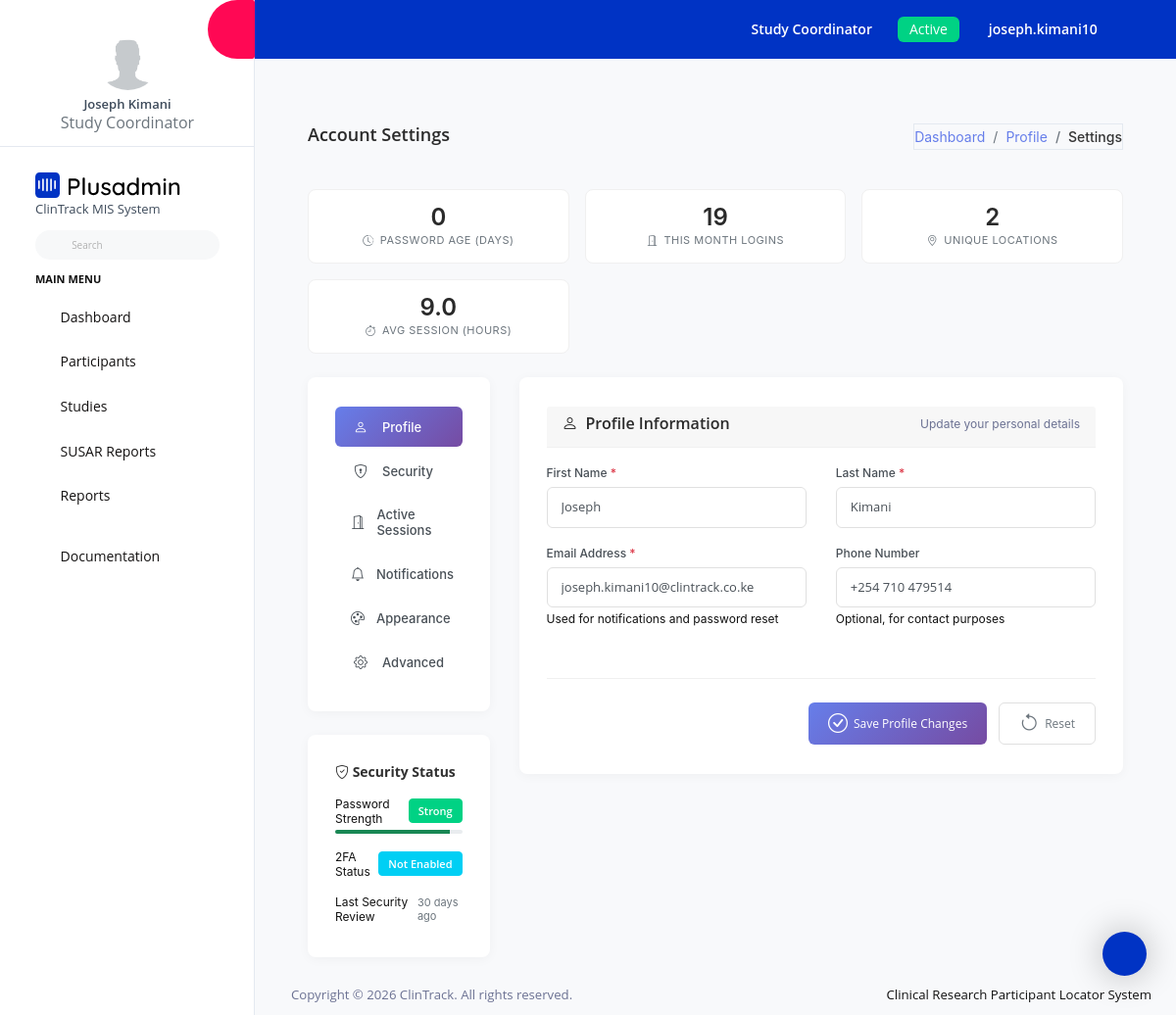
/settings/ (signed in), run on the app's committed database.
### clintrack/models.py (models this page shows, shortened)
class User(AbstractUser):
    ROLE_CHOICES = [
        ('admin', 'Administrator'),
        ('coordinator', 'Study Coordinator'),
        ('staff', 'Research Staff'),
        ('viewer', 'Viewer Only'),
    ]
    role = models.CharField(max_length=20, choices=ROLE_CHOICES, default='staff')
    phone_number = PhoneNumberField(blank=True, null=True)
    created_at = models.DateTimeField(auto_now_add=True)
    updated_at = models.DateTimeField(auto_now=True)
    class Meta:
        db_table = 'users'

### clintrack/views.py (the view)
# urls.py: path('settings/', views.users_settings, name='users_settings'),
@login_required
def users_settings(request):
    thirty_days_ago = timezone.now() - timedelta(days=30)
    password_age = (timezone.now() - request.user.date_joined).days
    login_count = StaffAttendance.objects.filter(
        staff=request.user,
        login_time__gte=thirty_days_ago
    ).count()
    unique_locations = StaffAttendance.objects.filter(
        staff=request.user
    ).values('location').distinct().count()
    from django.db.models import Avg, F, ExpressionWrapper, DurationField
    avg_session = StaffAttendance.objects.filter(
        staff=request.user,
        logout_time__isnull=False
    ).aggregate(
        avg_duration=Avg(
            ExpressionWrapper(
                F('logout_time') - F('login_time'),
                output_field=DurationField()
            )
        )
    )
    avg_session_hours = round((avg_session['avg_duration'].total_seconds() / 3600) if avg_session['avg_duration'] else 0, 1)
    active_sessions = StaffAttendance.objects.filter(
        staff=request.user,
        logout_time__isnull=True
    ).order_by('-login_time')
    current_ip = request.META.get('REMOTE_ADDR', 'Unknown')
    context = {
        'security_metrics': {
            'password_age': password_age,
            'login_count': login_count,
            'unique_locations': unique_locations,
            'avg_session': avg_session_hours,
        },
        'active_sessions': active_sessions[:5],
        'current_ip': current_ip,
        'current_session_start': active_sessions.first().login_time if active_sessions.exists() else timezone.now(),
    }
    return render(request, 'users/users_settings.html', context)

### templates/users/users_settings.html (shortened to what this page needs)
{% extends 'base.html' %}
{% load static %}
{% block content %}
<div class="content-wrapper">
  <div class="page-header">
    <h3 class="page-title">Account Settings</h3>
    <nav aria-label="breadcrumb">
      <ol class="breadcrumb">
        <li class="breadcrumb-item"><a href="{% url 'dashboard' %}">Dashboard</a></li>
        <li class="breadcrumb-item"><a href="{% url 'users_profile' %}">Profile</a></li>
        <li class="breadcrumb-item active">Settings</li>
      </ol>
    </nav>
  </div>
  <div class="security-metrics">
    <div class="metric-card">
      <div class="metric-value">{{ security_metrics.password_age|default:"0" }}</div>
      <div class="metric-label">
        <i class="bi bi-clock-history"></i>
        Password Age (days)
      </div>
    </div>
    <div class="metric-card">
      <div class="metric-value">{{ security_metrics.login_count|default:"0" }}</div>
      <div class="metric-label">
        <i class="bi bi-door-open"></i>
        This Month Logins
      </div>
    </div>
    <div class="metric-card">
      <div class="metric-value">{{ security_metrics.unique_locations|default:"0" }}</div>
      <div class="metric-label">
        <i class="bi bi-geo-alt"></i>
        Unique Locations
      </div>
    </div>
    <div class="metric-card">
      <div class="metric-value">{{ security_metrics.avg_session|default:"0" }}</div>
      <div class="metric-label">
        <i class="bi bi-stopwatch"></i>
        Avg Session (hours)
      </div>
    </div>
  </div>
  <div class="row">
    <div class="col-md-3">
      <div class="card">
        <div class="card-body">
          <div class="settings-nav">
            <a href="#profile" class="settings-nav-item active" onclick="showSection('profile', this)">
              <i class="bi bi-person"></i>
              Profile
            </a>
            <a href="#security" class="settings-nav-item" onclick="showSection('security', this)">
              <i class="bi bi-shield-lock"></i>
              Security
            </a>
            <a href="#sessions" class="settings-nav-item" onclick="showSection('sessions', this)">
              <i class="bi bi-door-open"></i>
              Active Sessions
            </a>
            <a href="#notifications" class="settings-nav-item" onclick="showSection('notifications', this)">
              <i class="bi bi-bell"></i>
              Notifications
            </a>
            <a href="#appearance" class="settings-nav-item" onclick="showSection('appearance', this)">
              <i class="bi bi-palette"></i>
              Appearance
            </a>
            <a href="#advanced" class="settings-nav-item" onclick="showSection('advanced', this)">
              <i class="bi bi-gear"></i>
              Advanced
            </a>
          </div>
        </div>
      </div>
      <div class="card">
        <div class="card-body">
          <h5 class="card-title mb-3" style="font-size: 0.875rem;">
            <i class="bi bi-shield-check"></i>
            Security Status
          </h5>
          <div class="mb-3">
            <div class="d-flex justify-content-between align-items-center mb-1">
              <span style="font-size: 0.75rem;">Password Strength</span>
              <span class="badge badge-success" style="font-size: 0.6875rem;">Strong</span>
            </div>
            <div class="progress" style="height: 4px;">
              <div class="progress-bar bg-success" style="width: 90%"></div>
            </div>
          </div>
          <div class="mb-3">
            <div class="d-flex justify-content-between align-items-center mb-1">
              <span style="font-size: 0.75rem;">2FA Status</span>
              <span class="badge badge-info" style="font-size: 0.6875rem;">Not Enabled</span>
            </div>
          </div>
          <div>
            <div class="d-flex justify-content-between align-items-center mb-1">
              <span style="font-size: 0.75rem;">Last Security Review</span>
              <span style="font-size: 0.6875rem; color: #6c757d;">30 days ago</span>
            </div>
          </div>
        </div>
      </div>
    </div>
    <div class="col-md-9">
      <div class="card section-content" id="profile-section">
        <div class="card-body">
          <div class="card-header">
            <h4>
              <i class="bi bi-person"></i>
              Profile Information
            </h4>
            <small class="text-muted" style="font-size: 0.75rem;">
              Update your personal details
            </small>
          </div>
          <form method="post" action="{% url 'update_profile' %}">
            <div class="row">
              <div class="col-md-6">
                <div class="form-group">
                  <label for="first_name" class="required">First Name</label>
                  <input type="text" class="form-control" id="first_name" name="first_name"
                         value="{{ user.first_name }}" required>
                </div>
              </div>
              <div class="col-md-6">
                <div class="form-group">
                  <label for="last_name" class="required">Last Name</label>
                  <input type="text" class="form-control" id="last_name" name="last_name"
                         value="{{ user.last_name }}" required>
                </div>
              </div>
            </div>
            <div class="row">
              <div class="col-md-6">
                <div class="form-group">
                  <label for="email" class="required">Email Address</label>
                  <input type="email" class="form-control" id="email" name="email"
                         value="{{ user.email }}" required>
                  <small class="helper-text">Used for notifications and password reset</small>
                </div>
              </div>
              <div class="col-md-6">
                <div class="form-group">
                  <label for="phone_number">Phone Number</label>
                  <input type="tel" class="form-control" id="phone_number" name="phone_number"
                         value="{{ user.phone_number }}">
                  <small class="helper-text">Optional, for contact purposes</small>
                </div>
              </div>
            </div>
            <div class="form-actions">
              <button type="submit" class="btn btn-primary">
                <i class="bi bi-check-circle"></i>
                Save Profile Changes
              </button>
              <button type="button" class="btn btn-outline-secondary" onclick="resetProfileForm()">
                <i class="bi bi-arrow-counterclockwise"></i>
                Reset
              </button>
            </div>
          </form>
        </div>
      </div>
    </div>
  </div>
</div>
{% endblock %}
{% block extra_js %}
<link rel="stylesheet" href="https://cdn.jsdelivr.net/npm/bootstrap-icons@1.10.0/font/bootstrap-icons.css">
{% endblock %}

### templates/includes/sidebar.html (shortened to what this page needs)
{% load static %}
<nav class="sidebar sidebar-offcanvas" id="sidebar">
  <ul class="nav">
    <li class="nav-item nav-profile border-bottom">
      <a href="#" class="nav-link flex-column">
        <div class="nav-profile-image">
          <img src="{% static 'assets/images/profile.png' %}" alt="profile" />
        </div>
        <div class="nav-profile-text d-flex ms-0 mb-3 flex-column">
          <span class="font-weight-semibold mb-1 mt-2 text-center">{{ user.get_full_name|default:user.username }}</span>
          <span class="text-secondary icon-sm text-center">{{ user.get_role_display }}</span>
        </div>
      </a>
    </li>
    <li class="nav-item pt-3">
      <a class="nav-link d-block" href="{% url 'dashboard' %}">
        <img class="sidebar-brand-logo" src="{% static 'assets/images/logo.svg' %}" alt="" />
        <div class="sidebar-brand-logo">ClinTrack MIS System</div>
      </a>
      <form class="d-flex align-items-center" action="#">
        <div class="input-group">
          <div class="input-group-prepend">
            <i class="input-group-text border-0 mdi mdi-magnify"></i>
          </div>
          <input type="text" class="form-control border-0" placeholder="Search" />
        </div>
      </form>
    </li>
    <li class="pt-2 pb-1">
      <span class="nav-item-head">Main Menu</span>
    </li>
    <li class="nav-item">
      <a class="nav-link" href="{% url 'dashboard' %}">
        <i class="mdi mdi-compass-outline menu-icon"></i>
        <span class="menu-title">Dashboard</span>
      </a>
    </li>
    {% if user.role == 'admin' or user.role == 'coordinator' %}
    <li class="nav-item">
      <a class="nav-link" data-bs-toggle="collapse" href="#participants-menu" aria-expanded="false" aria-controls="participants-menu">
        <i class="mdi mdi-account-multiple menu-icon"></i>
        <span class="menu-title">Participants</span>
        <i class="menu-arrow"></i>
      </a>
    </li>
    {% endif %}
    {% if user.role == 'admin' or user.role == 'coordinator' %}
    <li class="nav-item">
      <a class="nav-link" data-bs-toggle="collapse" href="#studies-menu" aria-expanded="false" aria-controls="studies-menu">
        <i class="mdi mdi-flask menu-icon"></i>
        <span class="menu-title">Studies</span>
        <i class="menu-arrow"></i>
      </a>
    </li>
    {% endif %}
    <li class="nav-item">
      <a class="nav-link" data-bs-toggle="collapse" href="#susar-menu" aria-expanded="false" aria-controls="susar-menu">
        <i class="mdi mdi-alert-circle-outline menu-icon"></i>
        <span class="menu-title">SUSAR Reports</span>
        <i class="menu-arrow"></i>
      </a>
    </li>
    {% if user.role == 'admin' or user.role == 'coordinator' %}
    <li class="nav-item">
      <a class="nav-link" href="{% url 'reports_index' %}">
        <i class="mdi mdi-chart-bar menu-icon"></i>
        <span class="menu-title">Reports</span>
      </a>
    </li>
    {% endif %}
    <li class="nav-item pt-3">
      <a class="nav-link" href="#">
        <i class="mdi mdi-file-document-box menu-icon"></i>
        <span class="menu-title">Documentation</span>
      </a>
    </li>
  </ul>
</nav>

### templates/includes/navbar.html (shortened to what this page needs)
{% load static %}
<nav class="navbar default-layout-navbar col-lg-12 col-12 p-0 fixed-top d-flex flex-row">
  <div class="navbar-menu-wrapper d-flex align-items-stretch">
    <button class="navbar-toggler navbar-toggler align-self-center" type="button" data-toggle="minimize">
      <span class="mdi mdi-chevron-double-left"></span>
    </button>
    <ul class="navbar-nav">
      <li class="nav-item dropdown">
        <a class="nav-link" id="messageDropdown" href="#" data-bs-toggle="dropdown" aria-expanded="false">
          <i class="mdi mdi-email-outline"></i>
        </a>
      </li>
      <li class="nav-item dropdown ms-3">
        <a class="nav-link" id="notificationDropdown" href="#" data-bs-toggle="dropdown">
          <i class="mdi mdi-bell-outline"></i>
        </a>
      </li>
    </ul>
    <ul class="navbar-nav navbar-nav-right">
      <li class="nav-item nav-logout d-none d-md-block me-3">
        <a class="nav-link" href="#">{{ user.get_role_display }}</a>
      </li>
      <li class="nav-item nav-logout d-none d-md-block">
        <span class="btn btn-sm btn-success">Active</span>
      </li>
      <li class="nav-item nav-profile dropdown d-none d-md-block">
        <a class="nav-link dropdown-toggle" id="profileDropdown" href="#" data-bs-toggle="dropdown" aria-expanded="false">
          <div class="nav-profile-text">{{ user.username }}</div>
        </a>
      </li>
      <li class="nav-item nav-logout d-none d-lg-block">
        <a class="nav-link" href="{% url 'dashboard' %}">
          <i class="mdi mdi-home-circle"></i>
        </a>
      </li>
    </ul>
  </div>
</nav>

### data on the page
User: get_full_name "Joseph Kimani", role "Study Coordinator", username "joseph.kimani10", first_name "Joseph", last_name "Kimani", email "joseph.kimani10@clintrack.co.ke", phone_number "+254 710 479514"

### other printed values
{{ security_metrics.password_age|default:"0" }} "0"
{{ security_metrics.login_count|default:"0" }} "19"
{{ security_metrics.unique_locations|default:"0" }} "2"
{{ security_metrics.avg_session|default:"0" }} "9.0"
